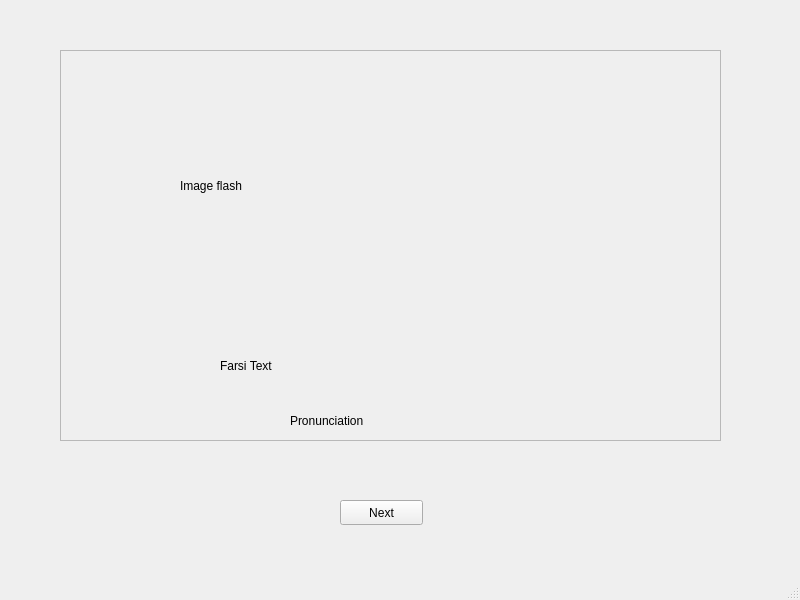
<?xml version="1.0" encoding="UTF-8"?>
<ui version="4.0">
 <class>MainWindow</class>
 <widget class="QMainWindow" name="MainWindow">
  <property name="geometry">
   <rect>
    <x>0</x>
    <y>0</y>
    <width>800</width>
    <height>600</height>
   </rect>
  </property>
  <property name="windowTitle">
   <string>MainWindow</string>
  </property>
  <widget class="QWidget" name="centralwidget">
   <widget class="QPushButton" name="pushButton">
    <property name="geometry">
     <rect>
      <x>340</x>
      <y>500</y>
      <width>83</width>
      <height>25</height>
     </rect>
    </property>
    <property name="text">
     <string>Next</string>
    </property>
   </widget>
   <widget class="QFrame" name="frame">
    <property name="geometry">
     <rect>
      <x>60</x>
      <y>50</y>
      <width>661</width>
      <height>391</height>
     </rect>
    </property>
    <property name="frameShape">
     <enum>QFrame::StyledPanel</enum>
    </property>
    <property name="frameShadow">
     <enum>QFrame::Raised</enum>
    </property>
    <widget class="QLabel" name="label">
     <property name="geometry">
      <rect>
       <x>120</x>
       <y>0</y>
       <width>431</width>
       <height>271</height>
      </rect>
     </property>
     <property name="text">
      <string>Image flash</string>
     </property>
    </widget>
    <widget class="QLabel" name="label_2">
     <property name="geometry">
      <rect>
       <x>160</x>
       <y>300</y>
       <width>351</width>
       <height>31</height>
      </rect>
     </property>
     <property name="text">
      <string>Farsi Text</string>
     </property>
    </widget>
    <widget class="QLabel" name="label_3">
     <property name="geometry">
      <rect>
       <x>230</x>
       <y>360</y>
       <width>171</width>
       <height>21</height>
      </rect>
     </property>
     <property name="text">
      <string>Pronunciation</string>
     </property>
    </widget>
   </widget>
  </widget>
  <widget class="QMenuBar" name="menubar">
   <property name="geometry">
    <rect>
     <x>0</x>
     <y>0</y>
     <width>800</width>
     <height>22</height>
    </rect>
   </property>
  </widget>
  <widget class="QStatusBar" name="statusbar"/>
 </widget>
 <resources/>
 <connections/>
</ui>
